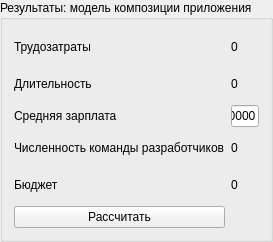
   <widget class="QGroupBox" name="groupBox_3">
    <property name="geometry">
     <rect>
      <x>822</x>
      <y>9</y>
      <width>273</width>
      <height>242</height>
     </rect>
    </property>
    <property name="title">
     <string>Результаты: модель композиции приложения</string>
    </property>
    <layout class="QGridLayout" name="gridLayout">
     <item row="1" column="0">
      <widget class="QLabel" name="label_14">
       <property name="text">
        <string>Длительность</string>
       </property>
      </widget>
     </item>
     <item row="1" column="1">
      <widget class="QLabel" name="label_time">
       <property name="text">
        <string>0</string>
       </property>
      </widget>
     </item>
     <item row="4" column="0">
      <widget class="QLabel" name="label_27">
       <property name="text">
        <string>Бюджет</string>
       </property>
      </widget>
     </item>
     <item row="0" column="1">
      <widget class="QLabel" name="label_work">
       <property name="text">
        <string>0</string>
       </property>
      </widget>
     </item>
     <item row="5" column="0">
      <widget class="QPushButton" name="pushButtonCalculate">
       <property name="text">
        <string>Рассчитать</string>
       </property>
      </widget>
     </item>
     <item row="3" column="1">
      <widget class="QLabel" name="label_workers">
       <property name="text">
        <string>0</string>
       </property>
      </widget>
     </item>
     <item row="2" column="0">
      <widget class="QLabel" name="label_25">
       <property name="text">
        <string>Средняя зарплата</string>
       </property>
      </widget>
     </item>
     <item row="0" column="0">
      <widget class="QLabel" name="label">
       <property name="text">
        <string>Трудозатраты</string>
       </property>
      </widget>
     </item>
     <item row="4" column="1">
      <widget class="QLabel" name="label_budget">
       <property name="text">
        <string>0</string>
       </property>
      </widget>
     </item>
     <item row="3" column="0">
      <widget class="QLabel" name="label_26">
       <property name="text">
        <string>Численность команды разработчиков</string>
       </property>
      </widget>
     </item>
     <item row="2" column="1">
      <widget class="QLineEdit" name="lineEditSalary">
       <property name="text">
        <string>60000</string>
       </property>
      </widget>
     </item>
    </layout>
   </widget>
